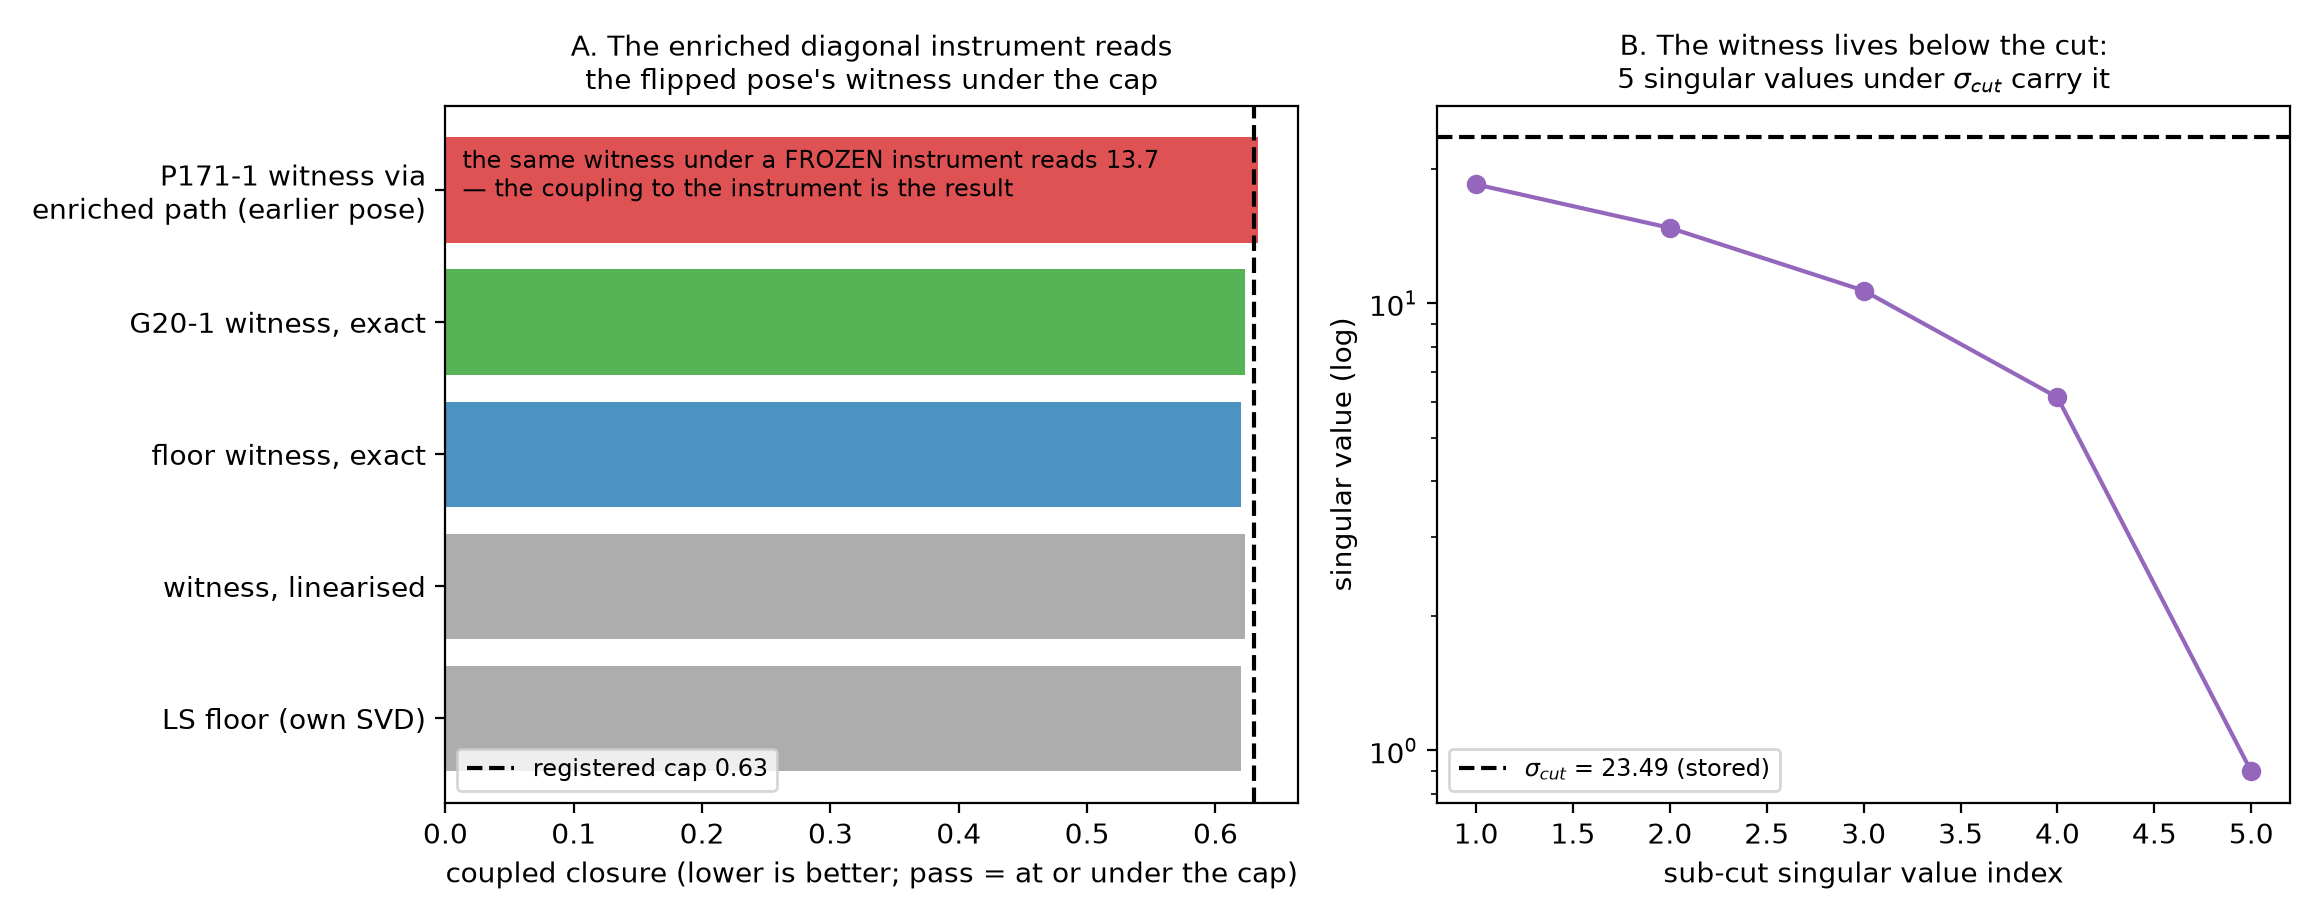

Python code for this plot:
#!/usr/bin/env python3
"""Gate-20 figure: the flipped pose's enriched-instrument gate read.

All values from gate20-claims/results/g20_verify_out.json (flat keys read
by their stored prefixes). No number typed in by hand.
"""
import json
import re

import matplotlib
matplotlib.use("Agg")
import matplotlib.pyplot as plt

ROOT = "/home/hatch/workspace/warp-pilot"
FIG = f"{ROOT}/publication/figures"
d = json.load(open(f"{ROOT}/gate20-claims/results/g20_verify_out.json"))
gate_doc = open(f"{ROOT}/gate21-claims/GATE21.md").read()
cap = float(re.search(r"closure [\d.]+ ≤ ([\d.]+),", gate_doc).group(1))

def get(prefix, needle):
    for k, v in d.items():
        if k.startswith(prefix) and needle in k:
            return v
    raise KeyError(prefix + needle)

exact = get("B3", "EXACT coupled closure")
lin = get("A5", "linearised closure")
floor = get("A4", "LS floor")
frozen = get("B4", "FROZEN")
floorw = get("B7", "floor witness exact closure")
embedded = get("C2", "exact closure via enriched")
sigcut = get("A3", "sigma_cut recomputed")
subcut = get("A7", "sub-cut sigmas")

fig, axes = plt.subplots(1, 2, figsize=(11.6, 4.6))
fig.patch.set_facecolor("white")
ax = axes[0]
labels = ["LS floor (own SVD)", "witness, linearised",
          "floor witness, exact", "G20-1 witness, exact",
          "P171-1 witness via\nenriched path (earlier pose)"]
vals = [floor, lin, floorw, exact, embedded]
cols = ["0.6", "0.6", "tab:blue", "tab:green", "tab:red"]
ax.barh(labels, vals, color=cols, alpha=0.8)
ax.axvline(cap, color="k", ls="--", label=f"registered cap {cap}")
ax.set_xlabel("coupled closure (lower is better; pass = at or under the cap)")
ax.set_title("A. The enriched diagonal instrument reads\n"
             "the flipped pose's witness under the cap", fontsize=10)
ax.legend(fontsize=8.5)
ax.annotate(f"the same witness under a FROZEN instrument reads {frozen:.1f}\n"
            "— the coupling to the instrument is the result",
            (0.02, 0.94), xycoords="axes fraction", fontsize=8.5, va="top")

ax = axes[1]
ax.semilogy(range(1, len(subcut) + 1), subcut, "o-", color="tab:purple")
ax.axhline(sigcut, color="k", ls="--",
           label=f"$\\sigma_{{cut}}$ = {sigcut:.2f} (stored)")
ax.set_xlabel("sub-cut singular value index")
ax.set_ylabel("singular value (log)")
ax.set_title("B. The witness lives below the cut:\n"
             "5 singular values under $\\sigma_{cut}$ carry it", fontsize=10)
ax.legend(fontsize=8.5)
fig.tight_layout()
out = f"{FIG}/fig_gate20_closure.png"
fig.savefig(out, dpi=200, facecolor="white")
print("wrote", out)
